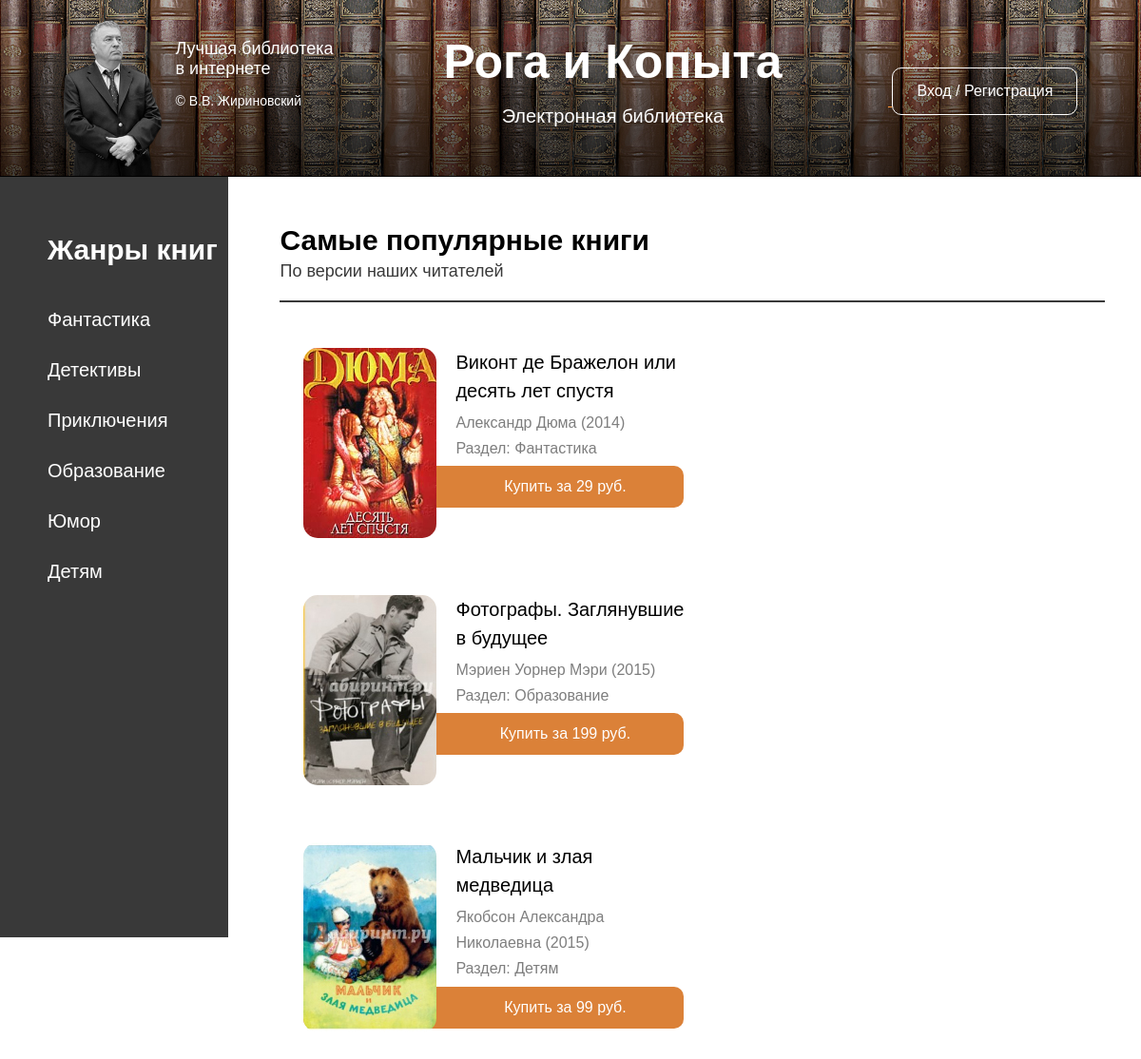
The page / on the database its author committed.
### tables this page shows
CREATE TABLE IF NOT EXISTS `genres` (
  `id` int(11) NOT NULL AUTO_INCREMENT,
  `url` varchar(15) NOT NULL,
  `title` varchar(20) NOT NULL,
  `approved` tinyint(4) NOT NULL DEFAULT '1',
  PRIMARY KEY (`id`)
);

CREATE TABLE IF NOT EXISTS `books` (
  `id` int(11) NOT NULL AUTO_INCREMENT,
  `title` varchar(150) NOT NULL,
  `author` varchar(150) NOT NULL,
  `year` int(4) NOT NULL,
  `genre` varchar(30) NOT NULL,
  `price` int(11) NOT NULL,
  `user` int(11) NOT NULL,
  PRIMARY KEY (`id`)
);

### index.php (the view)
<? include 'header.php' ?>
<main>
	<h3 class="title">Самые популярные книги</h3>
	<h4>По версии наших читателей</h4>
	<hr>
	<? $result = $mysqli->query("SELECT * FROM books"); ?>
	<? while ($book = $result->fetch_array()): ?>
		<section class="book">
			<img src="img/books/<?=$book['id']?>.jpg" alt="<?=$book['title']?>" width="140" height="200" style="border-radius:15px;">
			<div class="description">
				<div class="title"><?=$book['title']?></div>
				<div class="information"><?=$book['author']?> (<?=$book['year']?>)<br>Раздел: <?=$book['genre']?></div>
			</div>
			<div class="buy">Купить за <?=$book['price']?> руб.</div>
		</section>
	<? endwhile; ?>
</main>

### header.php (shortened to what this page needs)
<? if (!isset($mysqli)) $mysqli = new mysqli('localhost', 'root', '', 'roga'); ?>
<!DOCTYPE html>
<html>
<head>
	<link rel="stylesheet" type="text/css" href="style.css">
</head>
<body>
<header>
	<hgroup>
		<div id="left">
			<img src="img/photo.png">
			<p>Лучшая библиотека<br>в интернете</p>
			<p class="description">© В.В. Жириновский</p>
		</div>
		<a href="//roga.ru">
			<div id="center">
				<h1>Рога и Копыта</h1>
				<h2>Электронная библиотека</h2>
			</div>
		</a>
		<div id="right">
			<? if (isset($_SESSION['login'])): ?>
				<a href="/admin">Админ-панель</a>
			<? else: ?>
				<a href="/login">Вход</a> / <a href="/registration">Регистрация</a>
			<? endif ?>
		</div>
	</hgroup>
</header>
<aside>
	<h3>Жанры книг</h3>
	<ul>
		<? $result = $mysqli->query("SELECT * FROM genres WHERE approved = 1"); ?>
		<? while ($genre = $result->fetch_array()): ?>
			<a href="genre?genre=<?=$genre['url']?>"><li><?=$genre['title']?></li></a>
		<? endwhile ?>
	</ul>
</aside>

### style.css (style rules this page uses)
body, html { padding: 0; margin: 0; font-family: 'Roboto Slab', sans-serif; height: 100%; }
h3 { font-size: 30px; }
hr { background: #393939; height: 2px; border: none; }
a { color: #FF9637; }
hgroup { content: ''; width: 100%; height: 100%; display: block; padding: 21px; box-sizing: border-box; background: -moz-linear-gradient(top, rgba(0,0,0,0.2) 0%, rgba(0,0,0,0.7) 100%); background: -webkit-gradient(linear, left top, left bottom, color-stop(0%,rgba(0,0,0,0.2)), color-stop(100%,rgba(0,0,0,0.7))); background: -webkit-linear-gradient(top, rgba(0,0,0,0.2) 0%,rgba(0,0,0,0.7) 100%); background: -o-linear-gradient(top, rgba(0,0,0,0.2) 0%,rgba(0,0,0,0.7) 100%); background: -ms-linear-gradient(top, rgba(0,0,0,0.2) 0%,rgba(0,0,0,0.7) 100%); background: linear-gradient(to bottom, rgba(0,0,0,0.2) 0%,rgba(0,0,0,0.7) 100%); filter: progid:DXImageTransform.Microsoft.gradient( startColorstr='#33000000', endColorstr='#b3000000',GradientType=0 ); }
header { background: url('img/bg.png') repeat-x; height: 185px; margin: 0 auto; text-align: center; color: #fff; font-weight: 900; border-bottom: 1px #000 solid; }
hgroup #left { display: inline-block; padding-left: 40px; }
hgroup #left img { float: left; margin-right: 15px; }
hgroup #left p { float: left; font-weight: normal; text-align: left; font-size: 18px; margin: 20px 0 15px; }
hgroup #left p.description { float: none; font-weight: 100; font-size: 14px; }
hgroup #center { display: inline-block; vertical-align: top; width: 50%; color: #fff; }
hgroup h1 { font-size: 50px; margin: 15px 0 15px; }
hgroup h2 { font-weight: 300; font-size: 20px; }
hgroup #right { display: inline-block; margin-right: 40px; border: 1px #fff solid; padding: 15px 25px 15px 25px; border-radius: 10px; font-weight: normal; vertical-align: top; margin-top: 50px; }
hgroup #right a { color: #fff; text-decoration: none; }
aside { background: #393939; width: 20%; padding: 30px 0 30px 0; color: #fff; font-size: 20px; display: inline-block; box-sizing: border-box; min-height: 100%; }
aside h3 { padding-left: 50px; }
aside a { color: #fff; text-decoration: none; }
aside ul { list-style: none; padding: 0; }
aside ul li { padding: 15px 0 15px 50px; }
main { display: inline-block; vertical-align: top; padding: 50px 30px 40px 50px; width: 79%; box-sizing: border-box; }
main .title { margin: 0; }
main h4 { margin: 5px 0 20px; color: #393939; font-weight: 300; font-size: 18px }
.book { padding: 40px 30px 20px 25px; width: 400px; line-height: 1.5; display: inline-block; vertical-align: top; }
.book img { float: left; margin-right: 20px; }
.book .description { padding: 0 0 5px 15px; }
.book .description .title { font-size: 20px; padding-bottom: 5px; }
.book .description .information { font-size: 16px; color: #7e7e7e; line-height: 1.7; }
.book .buy { background: #db8138; padding: 10px; border-radius: 0 10px 10px; color: #fff; font-size: 16px; text-align: center; }

### rows shown on the page
genres: title "Фантастика"
genres: title "Детективы"
genres: title "Приключения"
genres: title "Образование"
genres: title "Юмор"
genres: title "Детям"
books: shows a picture, title "Виконт де Бражелон или десять лет спустя", author "Александр Дюма", year "2014", genre "Фантастика", price "29"
books: shows a picture, title "Фотографы. Заглянувшие в будущее", author "Мэриен Уорнер Мэри", year "2015", genre "Образование", price "199"
books: shows a picture, title "Мальчик и злая медведица", author "Якобсон Александра Николаевна", year "2015", genre "Детям", price "99"
